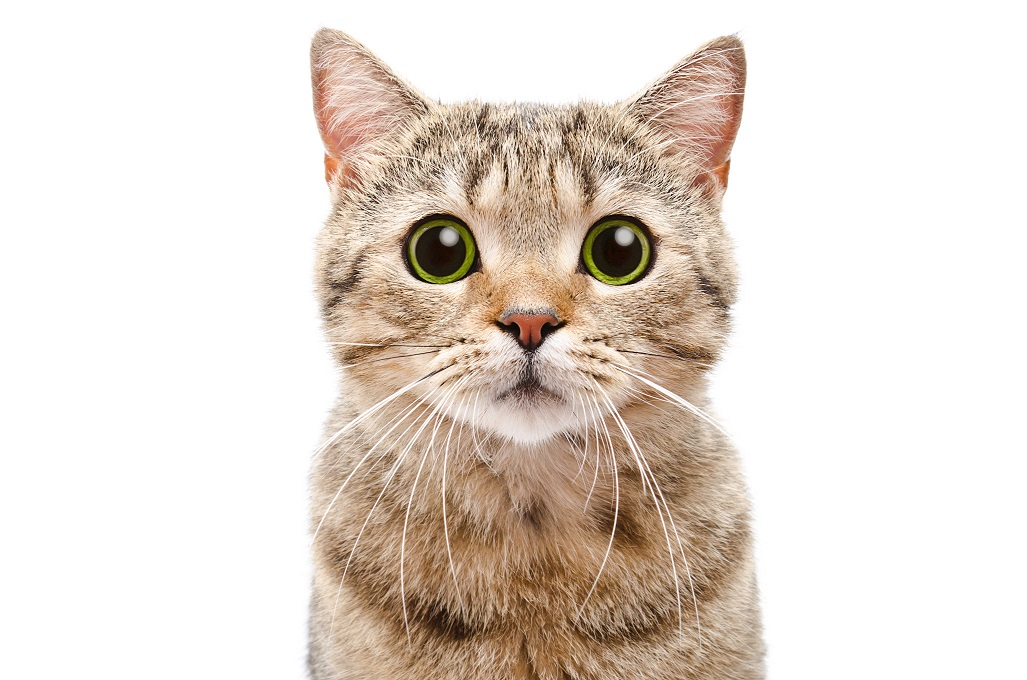
#> input picture OpenCV/cat.jpg, 1027 x 680 px
$ python Translation.py
#> lines starting #> are read from the running program, lines starting #| are printed output that depends on the picture
import cv2 as cv
import numpy as np
img = cv.imread('cat.jpg')
#> img is the input picture: shape (680, 1027, 3); mean B, G, R 210.4, 218.9, 228.7
cv.imshow("img",img)

# # Translation - shifting images along x & y axis

# def translate(img,x,y):
#     transMAT = np.float32([[1,0,x],[0,1,y]])
#     dimensions = (img.shape[1],img.shape[0])
#     return cv.warpAffine(img,transMAT,dimensions)

# # left = -x
# # up = -y
# # right = +x
# # down = +y

# translated = translate(img,-100,100)
# cv.imshow('translated', translated)

# Rotation

def rotate(img,angle,rotPoint = None):
#> called with angle = -90
    (height,width) = img.shape[:2]
#> height = 680; width = 1027

    if rotPoint is None:
        rotPoint = (width//2,height//2)
#> rotPoint = (513, 340)
    dimension = (height,width)
#> dimension = (680, 1027)
    rotMat = cv.getRotationMatrix2D(rotPoint,angle,1.0)
    return cv.warpAffine(img,rotMat,dimension)
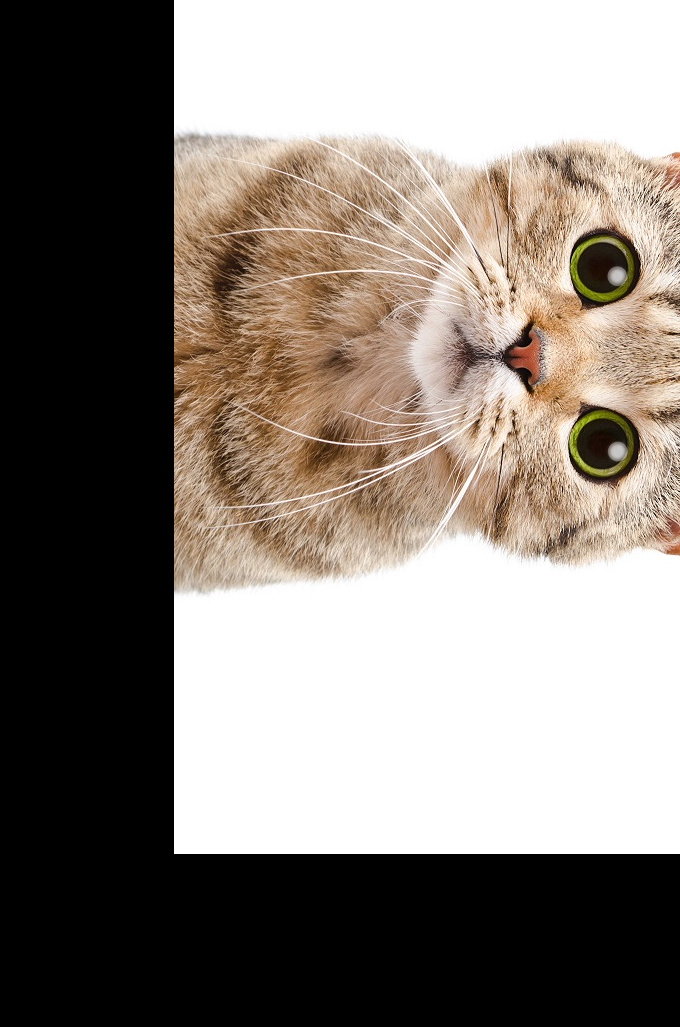
#> returned value: shape (1027, 680, 3); mean of channels 0, 1, 2 119.4, 126.7, 134.9; drawn as B, G, R

rotated = rotate(img,-90)  #negative value for clockwise rotation
cv.imshow('rotated',rotated)

# rotated_rot = rotate(rotated,-45)  #black region stays
# cv.imshow('rotated_rot',rotated_rot)


cv.waitKey(0)

$ run again, with OpenCV/peoples3.jpg copied over OpenCV/cat.jpg
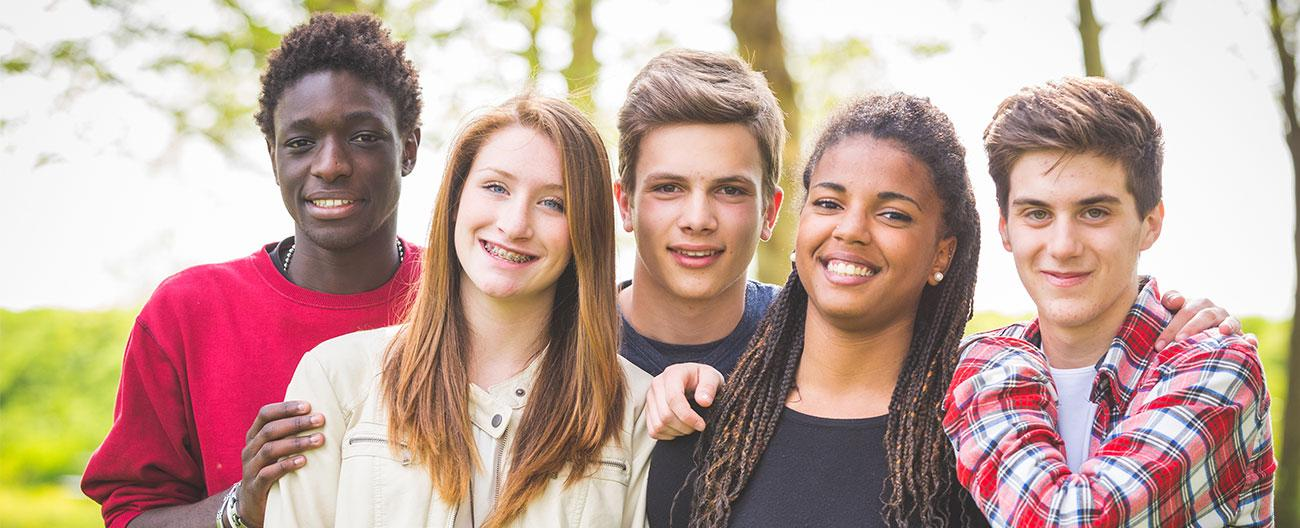
#> input picture OpenCV/peoples3.jpg, 1300 x 528 px
#> img is the input picture: shape (528, 1300, 3); mean B, G, R 152.1, 162.8, 191.2
#> in rotate, `return cv.warpAffine(img,rotMat,dimension)`:
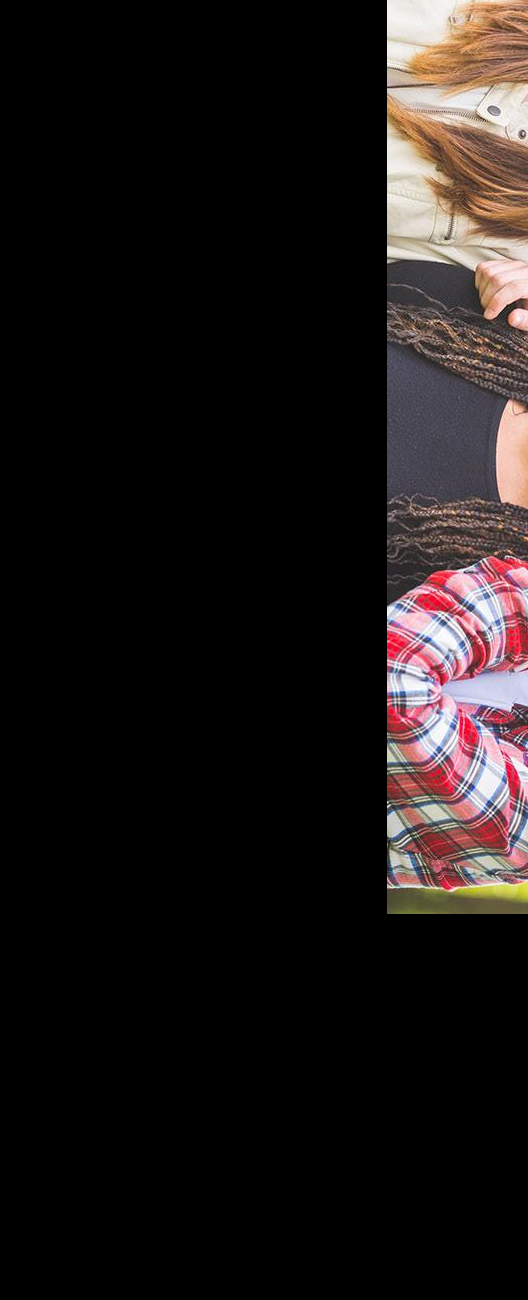
#> returned value: shape (1300, 528, 3); mean of channels 0, 1, 2 22.8, 23.4, 28.8; drawn as B, G, R
